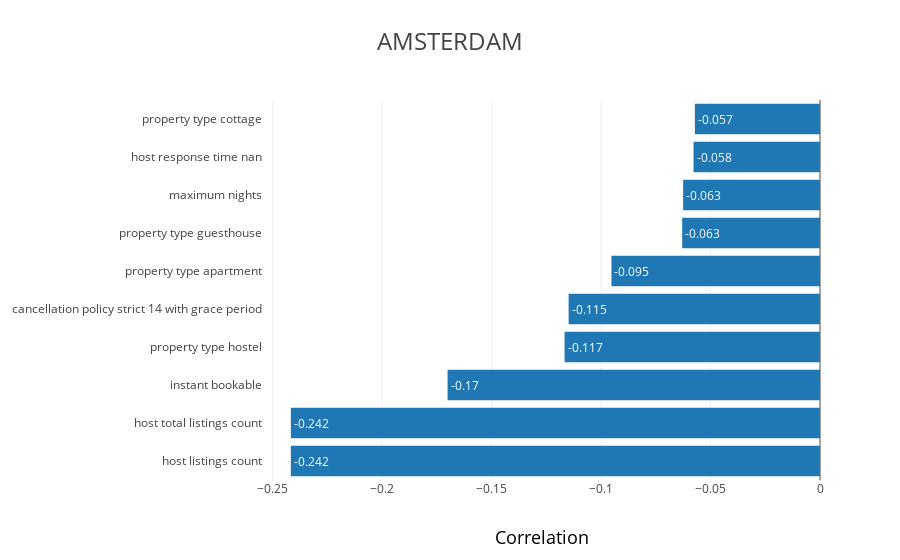

The notebook cell this image was saved under:
### Code cell
#show the entries that strongly correlate negatively with the rating
top_corr_neg = rated.corrwith(rated['review_scores_rating']).nsmallest(n = 10)

trace = go.Bar(
            x = top_corr_neg.values,
            y = [idx.lower().replace('_', ' ') for idx in top_corr_neg.index],
            text = np.round(1000 * top_corr_neg.values) / 1000,
            textposition = 'auto',
            orientation = 'h'
            )
layout = go.Layout(
                title=city.upper(),
                titlefont=dict(
                            size = 24
                            ),
                barmode='overlay',
                xaxis=dict(
                    title='Correlation',
                    titlefont=dict(
                        size=18,
                        color='rgb(0, 0, 0)'
                                ),
                        ),
                yaxis=dict(
                            automargin = True
                            )
                        )
                    
fig_top_corr_neg = go.Figure(data = [trace], layout = layout)

pyo.iplot(fig_top_corr_neg)

### Figure 1 — Plotly figure (JSON) as saved in the notebook; plotly's stock layout.template omitted (floating-point values rounded to 4 significant figures)
{"data": [{"orientation": "h", "text": [-0.242, -0.242, -0.17, -0.117, -0.115, -0.095, -0.063, -0.063, -0.058, -0.057], "textposition": "auto", "type": "bar", "uid": "abd34f57-4c91-462c-87b1-86f979ed49dc", "x": [-0.2417, -0.2417, -0.1701, -0.1167, -0.1148, -0.09526, -0.06296, -0.06253, -0.05778, -0.05716], "y": ["host listings count", "host total listings count", "instant bookable", "property type hostel", "cancellation policy strict 14 with grace period", "property type apartment", "property type guesthouse", "maximum nights", "host response time nan", "property type cottage"]}], "layout": {"barmode": "overlay", "title": "AMSTERDAM", "titlefont": {"size": 24}, "xaxis": {"title": "Correlation", "titlefont": {"color": "rgb(0, 0, 0)", "size": 18}}, "yaxis": {"automargin": true}}}
